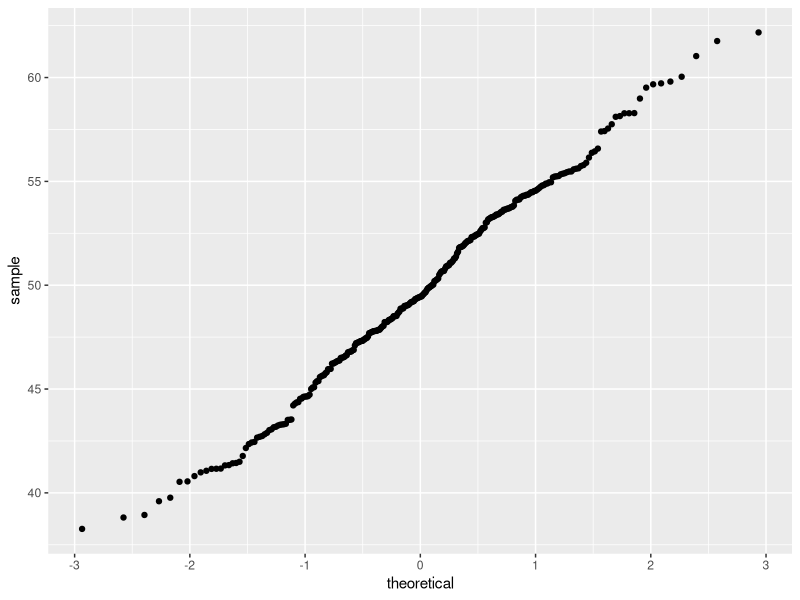
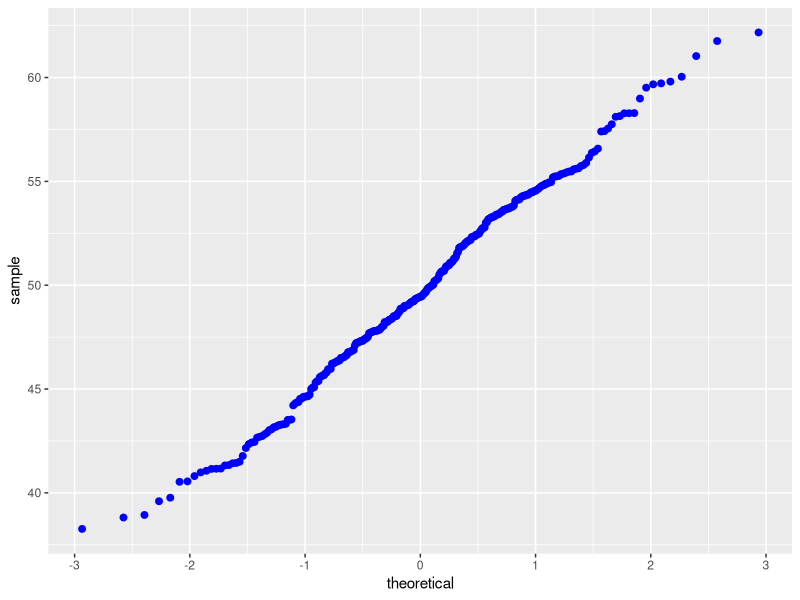
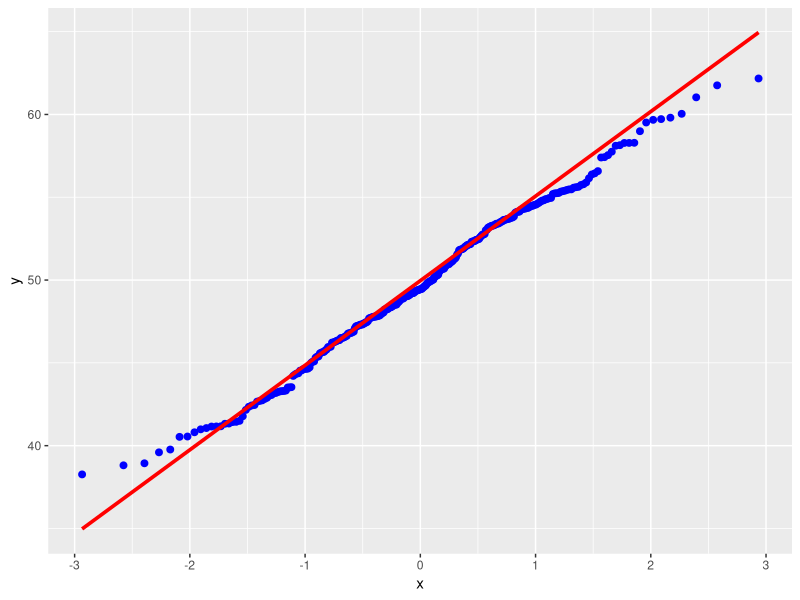

These charts were generated, in order, by the following R code:
## ---- chunk 1
knitr::opts_chunk$set(echo = TRUE, fig.align='center')

# title: Creating a Q-Q plot
# author: jonathan
# revised: 18/3/2020 

WEB <- c("https://bioceed.uib.no/dropfolder/bioSTATS/Rmd/Visualizing/Simple/QQ-plot.html")
GIT <- c("https://github.com/jonathansoule/biostats/blob/master/Visualizing/Simple/QQ-plot.Rmd")
library(ggplot2)
# ID
ID <- 1:300
# sample
values <- rnorm(300, mean=50, sd=5)
## ---- chunk 2
# dataframe
df <- data.frame(ID, values)
## ---- chunk 3
ggplot(df, aes(sample=values)) +
  stat_qq() 
## ---- chunk 4
ggplot(df, aes(sample=values)) +
  stat_qq(size = 2, color = "blue")   
## ---- chunk 5
ggplot(df, aes(sample=values)) +
  stat_qq(size = 2, color = "blue") + 
  stat_qq_line(size=1.25, color="red")  
